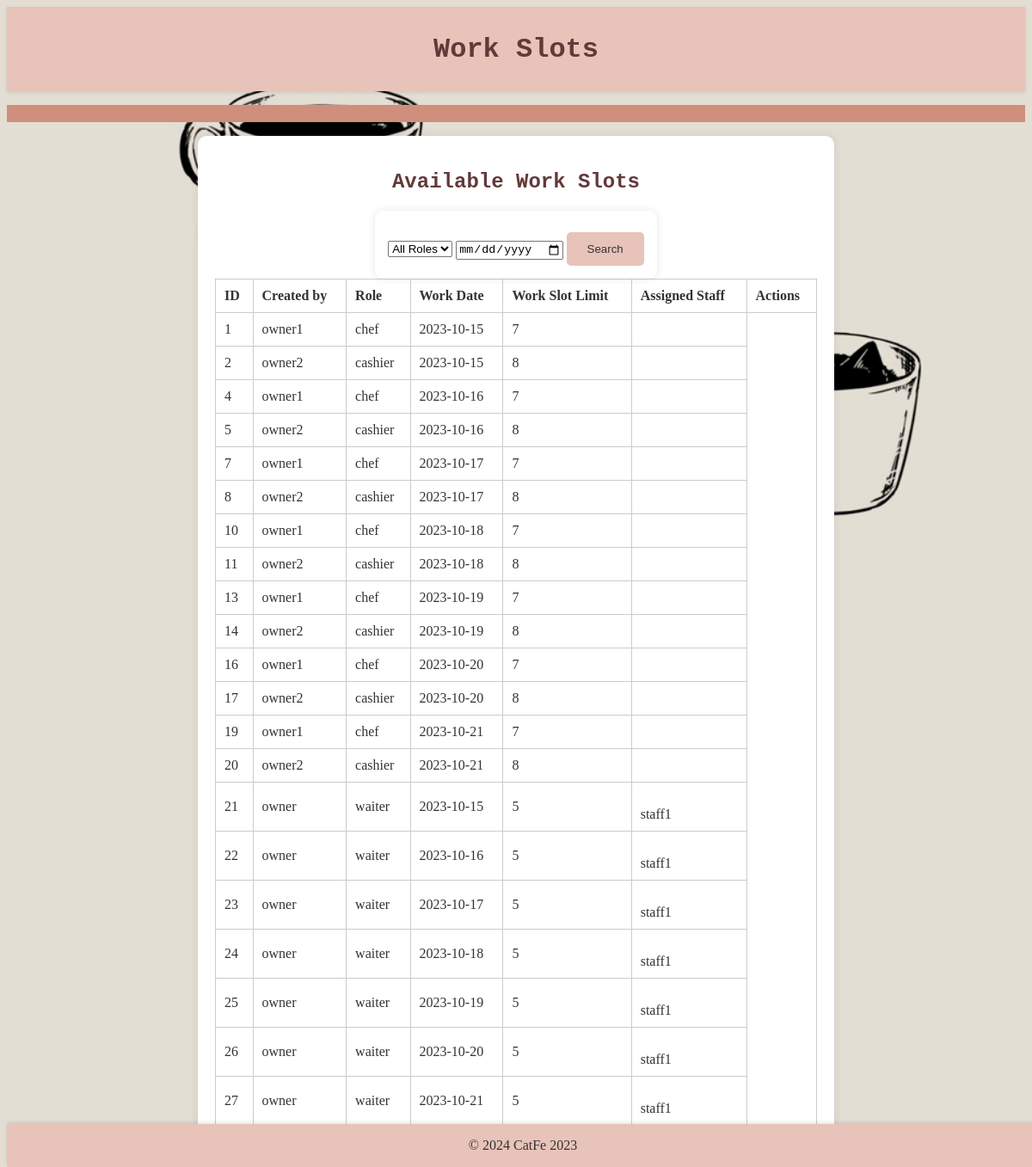
/pages/view_work_slots.php, run on the app's committed database.
### tables this page shows
CREATE TABLE `work_slots` (
  `id` int(11) NOT NULL,
  `cafe_owner_id` int(11) DEFAULT NULL,
  `role` enum('chef','cashier','waiter') NOT NULL,
  `assigned_staff_ids` text DEFAULT NULL,
  `work_slot_limit` int(11) DEFAULT NULL,
  `work_date` date DEFAULT NULL
);

CREATE TABLE `users` (
  `id` int(11) NOT NULL,
  `username` varchar(255) NOT NULL,
  `password` varchar(255) NOT NULL,
  `email` varchar(255) NOT NULL,
  `phone` varchar(20) NOT NULL,
  `can_view_dashboard` tinyint(1) DEFAULT 0,
  `can_manage_bids` tinyint(1) DEFAULT 0,
  `can_manage_work_slots` tinyint(1) DEFAULT 0,
  `can_bid_for_work_slots` tinyint(1) DEFAULT 0,
  `Type` enum('system admin','cafe owner','cafe manager','cafe staff') NOT NULL,
  `is_suspended` enum('active','suspended') NOT NULL DEFAULT 'active',
  `max_work_slots` int(11) NOT NULL,
  `save_work_slots` int(11) NOT NULL
);

### controller/search_WorkSlots_process.php (called while the page is built)
<?php
require_once('../classes/WorkSlotManager.php');
class searchWorkSlots_process
{
    private $workSlotManager;
    public function __construct($conn)
    {
        $this->workSlotManager = new WorkSlotManager($conn);
    }
    public function searchForWorkSlots($role, $date) {
        return $this->workSlotManager->searchWorkSlots($role, $date);
    }
}

### classes/WorkSlotManager.php (called while the page is built, shortened)
<?php
require_once("WorkSlot.php");
class WorkSlotManager
{
    private $conn;
    public function __construct($conn)
    {
        $this->conn = $conn;
    }
	public function searchWorkSlots($role, $date) {
    $workSlots = array();
    $query = "SELECT * FROM work_slots WHERE 1=1";
    $stmt = $this->conn->prepare($query);
    $stmt->execute();
    $result = $stmt->get_result();
    if ($result->num_rows > 0) {
        while ($row = $result->fetch_assoc()) {
            $workSlot = new WorkSlot($row['id'], $row['cafe_owner_id'], $row['role'], $row['assigned_staff_ids'], $row['work_date'], $row['work_slot_limit']);
            array_push($workSlots, $workSlot);
        }
    }
    return $workSlots;
}
    public function getAssignedStaffIds($workSlotId) {
        $sql = "SELECT assigned_staff_ids FROM work_slots WHERE id = ?";
        $stmt = $this->conn->prepare($sql);
        $stmt->bind_param("i", $workSlotId);
        $stmt->execute();
        $result = $stmt->get_result();
        if ($result && $result->num_rows > 0) {
            $row = $result->fetch_assoc();
            $staffIdsString = $row['assigned_staff_ids'];
            return explode(",", $staffIdsString);
        } else {
            return [];
        }
    }
    public function getStaffUsernameById($staffId) {
        $sql = "SELECT username FROM users WHERE id = ?";
        $stmt = $this->conn->prepare($sql);
        $stmt->bind_param("i", $staffId);
        $stmt->execute();
        $result = $stmt->get_result();
        if ($result && $result->num_rows > 0) {
            $row = $result->fetch_assoc();
            return $row['username'];
        }
    }
}
?>

### classes/WorkSlot.php (called while the page is built, shortened)
<?php
class WorkSlot {
    private $id;
    private $cafeOwnerId;
    private $role;
    private $workDate;
    private $workSlotLimit;
    public function __construct($id, $cafeOwnerId, $role, $assignedStaffIds, $workDate, $workSlotLimit) {
        $this->id = $id;
        $this->cafeOwnerId = $cafeOwnerId;
        $this->role = $role;
        $this->workDate = $workDate;
        $this->workSlotLimit = $workSlotLimit;
    }
    public function getId() {
        return $this->id;
    }
    public function getCafeOwnerId() {
        return $this->cafeOwnerId;
    }
    public function getRole() {
        return $this->role;
    }
    public function getWorkDate() {
        return $this->workDate;
    }
    public function getWorkSlotLimit() {
        return $this->workSlotLimit;
    }
    public static function getOwnerUsernameById($ownerId, $conn) {
        $stmt = $conn->prepare("SELECT username FROM users WHERE id = ?");
        $stmt->bind_param("i", $ownerId);
        $stmt->execute();
        $stmt->bind_result($ownerUsername);
        return $ownerUsername;
    }
}
?>

### pages/view_work_slots.php (the view, shortened to what this page needs)
<?php
include('../controller/place_bid.php');
require_once('../classes/WorkSlot.php');
require_once('../classes/WorkSlotManager.php');
require_once('../controller/delete_staff_workslot_process.php');
include('../controller/search_WorkSlots_process.php');
$workSlotManager = new WorkSlotManager($conn);
$searchController = new searchWorkSlots_process($conn);
$role = isset($_POST['role']) ? $_POST['role'] : '';
$date = isset($_POST['workDate']) ? $_POST['workDate'] : '';
$workSlots = $searchController->searchForWorkSlots($role, $date);
?>
<!DOCTYPE html>
<html lang="en">
<head>
    <link rel="stylesheet" href="../styles.css">
</head>
<body>
    <header>
        <h1>Work Slots</h1>
    </header>
    <nav>
                <ul>
                    </ul>
                </nav>
    <main>
        <h2>Available Work Slots</h2>
        <div>
            <form method="POST">
                <select id="role" name="role">
                    <option value="" selected>All Roles</option>
                </select>
                <input type="date" id="workDate" name="workDate" value="<?php echo $date; ?>">
                <input type="submit" value="Search" class="action-button">
            </form>
        </div>
        <?php if (count($workSlots) > 0) : ?>
            <table>
                <tr>
                    <th>ID</th>
                    <th>Created by</th>
                    <th>Role</th>
                    <th>Work Date</th>
                    <th>Work Slot Limit</th>
                    <th>Assigned Staff</th>
                    <th>Actions</th>
                </tr>
                <?php foreach ($workSlots as $workSlot) : ?>
                    <tr>
                        <td><?php echo htmlspecialchars($workSlot->getId()); ?></td>
                        <td><?php echo htmlspecialchars(WorkSlot::getOwnerUsernameById($workSlot->getCafeOwnerId(), $conn)); ?></td>
                        <td><?php echo htmlspecialchars($workSlot->getRole()); ?></td>
                        <td><?php echo htmlspecialchars($workSlot->getWorkDate()); ?></td>
                        <td><?php echo htmlspecialchars($workSlot->getWorkSlotLimit()); ?></td>
                        <td>
                            <div style="max-height: 150px; overflow-y: auto;">
                                <?php $assignedStaffIds = $workSlotManager->getAssignedStaffIds($workSlot->getId()); ?>
                                <?php if (!empty($assignedStaffIds)) : ?>
                                    <?php foreach ($assignedStaffIds as $staffId) : ?>
                                        <?php $staffUsername = $workSlotManager->getStaffUsernameById($staffId); ?>
                                        <?php echo htmlspecialchars($staffUsername); ?><br>
                                    <?php endforeach; ?>
                                <?php else : ?>
                                    No assigned staff
                                <?php endif; ?>
                            </div>
                        </td>
                    </tr>
                <?php endforeach; ?>
            </table>
        <?php else : ?>
            <p>No work slots available.</p>
        <?php endif; ?>
    </main>
    <footer>
        <p>&copy; <?php echo date("Y"); ?> CatFe 2023</p>
    </footer>
</body>
</html>

### styles.css (style rules this page uses)
body { font-family: 'Times New Roman', Times, serif; background-color: #f9f4ed; color: #333; background-image: url('assets/cat.png'); background-repeat: no-repeat; background-size: cover; }
header { background-color: #e8c3b9; padding: 10px 0; text-align: center; box-shadow: 0 2px 4px rgba(0, 0, 0, 0.1); }
nav ul { background-color: #d08f7d; list-style: none; padding: 10px 0; text-align: center; }
main { margin: 20px; padding: 20px; background-color: #fff; border-radius: 10px; box-shadow: 0 0 10px rgba(0, 0, 0, 0.1); width: 700px; margin: 0 auto; }
form { margin-top: 20px; text-align: center; max-width: 300px; margin: 0 auto; padding: 15px; border-radius: 10px; box-shadow: 0 0 10px rgba(0, 0, 0, 0.1); }
input[type="submit"] { background-color: #e8c3b9; color: #333; padding: 12px 24px; border: none; border-radius: 5px; cursor: pointer; transition: background-color 0.3s; margin-top: 10px; }
footer { position: fixed; bottom: 0; width: 100%; z-index: 999; background-color: #e8c3b9; text-align: center; box-shadow: 0 -2px 4px rgba(0, 0, 0, 0.1); }
h1, h2 { font-family: 'Courier New', Courier, monospace; color: #633939; text-align: center; margin-bottom: 20px; }
table { width: 100%; border-collapse: collapse; margin-bottom: 20px; }
table, th, td { border: 1px solid #ccc; }
th, td { padding: 10px; text-align: left; }

### pages/view_work_slots.php (style rules this page uses)
main { text-align: center; }
form { display: inline-block; text-align: left; }

### data on the page
work_slots: id "1", cafe_owner.username "owner1", role "chef", work_date "2023-10-15", work_slot_limit "7"
work_slots: id "2", cafe_owner.username "owner2", role "cashier", work_date "2023-10-15", work_slot_limit "8"
work_slots: id "4", cafe_owner.username "owner1", role "chef", work_date "2023-10-16", work_slot_limit "7"
work_slots: id "5", cafe_owner.username "owner2", role "cashier", work_date "2023-10-16", work_slot_limit "8"
work_slots: id "7", cafe_owner.username "owner1", role "chef", work_date "2023-10-17", work_slot_limit "7"
work_slots: id "8", cafe_owner.username "owner2", role "cashier", work_date "2023-10-17", work_slot_limit "8"
work_slots: id "10", cafe_owner.username "owner1", role "chef", work_date "2023-10-18", work_slot_limit "7"
work_slots: id "11", cafe_owner.username "owner2", role "cashier", work_date "2023-10-18", work_slot_limit "8"
work_slots: id "13", cafe_owner.username "owner1", role "chef", work_date "2023-10-19", work_slot_limit "7"
work_slots: id "14", cafe_owner.username "owner2", role "cashier", work_date "2023-10-19", work_slot_limit "8"
work_slots: id "16", cafe_owner.username "owner1", role "chef", work_date "2023-10-20", work_slot_limit "7"
work_slots: id "17", cafe_owner.username "owner2", role "cashier", work_date "2023-10-20", work_slot_limit "8"
work_slots: id "19", cafe_owner.username "owner1", role "chef", work_date "2023-10-21", work_slot_limit "7"
work_slots: id "20", cafe_owner.username "owner2", role "cashier", work_date "2023-10-21", work_slot_limit "8"
work_slots: id "21", cafe_owner.username "owner", role "waiter", work_date "2023-10-15", work_slot_limit "5"
users: username "staff1"
work_slots: id "22", cafe_owner.username "owner", role "waiter", work_date "2023-10-16", work_slot_limit "5"
work_slots: id "23", cafe_owner.username "owner", role "waiter", work_date "2023-10-17", work_slot_limit "5"
work_slots: id "24", cafe_owner.username "owner", role "waiter", work_date "2023-10-18", work_slot_limit "5"
work_slots: id "25", cafe_owner.username "owner", role "waiter", work_date "2023-10-19", work_slot_limit "5"
work_slots: id "26", cafe_owner.username "owner", role "waiter", work_date "2023-10-20", work_slot_limit "5"
work_slots: id "27", cafe_owner.username "owner", role "waiter", work_date "2023-10-21", work_slot_limit "5"
